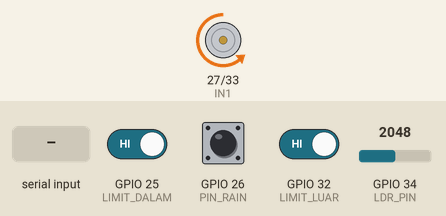
Recording of a sketch running on a simulated ESP32. On the bench: motor-driver pin pairs drawn as motors (green arrow = first pin HIGH = forward, orange = second pin HIGH = backward, longer = more drive, scaled by the enable pin). Inputs (shaded band) come from the test bench; at power-on: GPIO 32 (LIMIT_LUAR) HIGH, GPIO 25 (LIMIT_DALAM) HIGH, GPIO 26 (PIN_RAIN) HIGH, GPIO 34 (LDR_PIN) = 2048 (analog values on the 0–4095 scale). WiFi joins after 1.5 s; servers stay silent unless stated; what the sketch prints to the serial monitor is not drawn.

Above: at 3.5 s.
3.6 s: "B90\n" received over Serial
At 4.3 s:
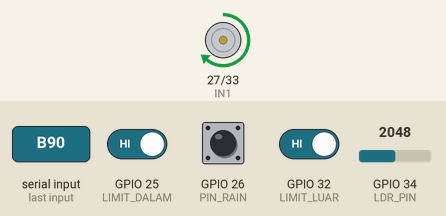
5.1 s: GPIO 32 (LIMIT_LUAR) driven LOW
At 6.7 s:
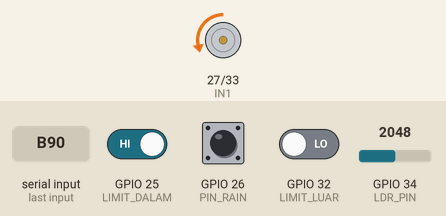
10.2 s: GPIO 25 (LIMIT_DALAM) driven LOW
At 10.5 s:
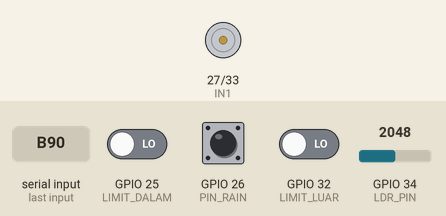
Timing chart, 0 to 13.2 s (numbered marks = the images above; inputs shaded):
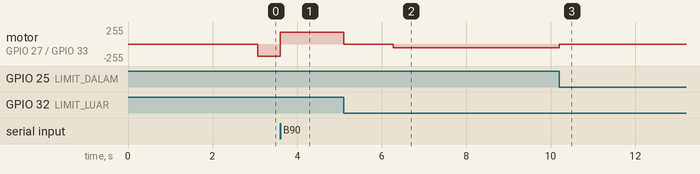

The sketch:

SmartCanopy_ESP32.ino
```cpp
/**
 * ============================================================
 *  SMART CANOPY - FIRMWARE FINAL (Bug Fixed)
 *  Fix: Firebase auth timing + Non-blocking motor control
 *  Tutup -> Limit Luar (32) | Buka -> Limit Dalam (25)
 * ============================================================
 */

#include <Arduino.h>
#include <WiFi.h>
#include <Firebase_ESP_Client.h>
#include "addons/TokenHelper.h"
#include "addons/RTDBHelper.h"

// ================== KONFIGURASI FIREBASE ==================
#define WIFI_SSID       "YOUR_WIFI_SSID"
#define WIFI_PASSWORD   "YOUR_WIFI_PASSWORD"
#define API_KEY         "YOUR_FIREBASE_API_KEY"
#define DATABASE_URL    "YOUR_FIREBASE_DATABASE_URL"
#define USER_EMAIL      "YOUR_FIREBASE_EMAIL"
#define USER_PASSWORD   "YOUR_FIREBASE_PASSWORD"

// ================== PIN DEFINISI ==================
#define IN1          27
#define IN2          33
#define ENA          14

#define LIMIT_DALAM  25   // Stop saat MEMBUKA (Posisi Terbuka)
#define LIMIT_LUAR   32   // Stop saat MENUTUP (Posisi Tertutup)
#define PIN_RAIN     26
#define LDR_PIN      34

// ================== VARIABEL GLOBAL ==================
int motorSpeed = 180;

unsigned long lastSensorCheck = 0;
unsigned long lastHeartbeat   = 0;
unsigned long motorStartTime  = 0;

FirebaseData fbdo;
FirebaseData streamMode, streamStatus;
FirebaseAuth auth;
FirebaseConfig config;

String currentStatus    = "OPEN";
String currentMode      = "AUTO";
String pendingCommand   = ""; // ✅ Fix: simpan perintah web agar tidak hilang
bool   motorRunning     = false;
bool   isFirebaseReady  = false;

// ─── MOTOR CONTROL (NON-BLOCKING) ────────────────────────────
void motorForward() {
  digitalWrite(IN1, HIGH); digitalWrite(IN2, LOW);
  analogWrite(ENA, motorSpeed);
  motorRunning  = true;
  motorStartTime = millis();
}

void motorBackward() {
  digitalWrite(IN1, LOW); digitalWrite(IN2, HIGH);
  analogWrite(ENA, motorSpeed);
  motorRunning  = true;
  motorStartTime = millis();
}

void motorStop() {
  digitalWrite(IN1, LOW); digitalWrite(IN2, LOW);
  analogWrite(ENA, 0);
  motorRunning = false;
}

// ─── FUNGSI MULAI GERAK (Non-Blocking, berhenti di loop) ─────
void mulaiTutup() {
  if (digitalRead(LIMIT_LUAR) == LOW) {
    Serial.println("■ Sudah TERTUTUP, skip.");
    return;
  }
  motorForward();
  currentStatus = "CLOSED";
  Serial.println("→ Menutup Canopy...");
}

void mulaiTutupBuka() {
  if (digitalRead(LIMIT_DALAM) == LOW) {
    Serial.println("■ Sudah TERBUKA, skip.");
    return;
  }
  motorBackward();
  currentStatus = "OPEN";
  Serial.println("→ Membuka Canopy...");
}

// ─── LOG RIWAYAT ─────────────────────────────────────────────
void kirimHistory(String trigger) {
  if (!isFirebaseReady) return;
  FirebaseJson json;
  json.set("trigger",       trigger);
  json.set("canopy/status", currentStatus);
  json.set("settings/mode", currentMode);
  json.set("timestamp/.sv", "timestamp");
  Firebase.RTDB.pushJSON(&fbdo, "/Data_Historis", &json);
}

// ================== SETUP ==================
void setup() {
  pinMode(IN1,         OUTPUT);
  pinMode(IN2,         OUTPUT);
  pinMode(ENA,         OUTPUT);
  pinMode(LIMIT_DALAM, INPUT_PULLUP);
  pinMode(LIMIT_LUAR,  INPUT_PULLUP);
  pinMode(PIN_RAIN,    INPUT_PULLUP);
  analogReadResolution(12);
  Serial.begin(115200);
  motorStop();

  // Koneksi WiFi
  WiFi.begin(WIFI_SSID, WIFI_PASSWORD);
  Serial.print("Connecting WiFi");
  while (WiFi.status() != WL_CONNECTED) { delay(500); Serial.print("."); }
  Serial.println("\nWiFi Connected! IP: " + WiFi.localIP().toString());

  // Konfigurasi Firebase
  config.api_key              = API_KEY;
  config.database_url         = DATABASE_URL;
  auth.user.email             = USER_EMAIL;
  auth.user.password          = USER_PASSWORD;
  config.token_status_callback = tokenStatusCallback; // ✅ Penting!

  Firebase.begin(&config, &auth);
  Firebase.reconnectWiFi(true);

  // ✅ FIX: Tunggu sampai Firebase benar-benar siap (max 10 detik)
  Serial.print("Menunggu Firebase");
  unsigned long fbWait = millis();
  while (!Firebase.ready() && millis() - fbWait < 10000) {
    delay(300); Serial.print(".");
  }

  if (Firebase.ready()) {
    isFirebaseReady = true;
    Firebase.RTDB.beginStream(&streamMode,   "/settings/mode");
    Firebase.RTDB.beginStream(&streamStatus, "/canopy/status");
    Serial.println("\nFirebase Siap!");
  } else {
    Serial.println("\nFirebase GAGAL! Cek API key/email/password.");
  }

  Serial.println("=== Smart Canopy System Siap ===");
  Serial.println("Hujan Basah → Tutup | Kering → Buka");
  Serial.println("=====================================");
  delay(500);
}

// ================== LOOP ==================
void loop() {

  // ─── 1. CEK LIMIT SWITCH & STOP MOTOR (Non-Blocking Safety) ─
  if (motorRunning) {
    if (currentStatus == "CLOSED" && digitalRead(LIMIT_LUAR) == LOW) {
      motorStop();
      Serial.println("■ Canopy TERTUTUP (Limit Luar)");
      if (isFirebaseReady) Firebase.RTDB.setString(&fbdo, "/canopy/status", "CLOSED");
      kirimHistory("Limit: Tertutup");
    }
    if (currentStatus == "OPEN" && digitalRead(LIMIT_DALAM) == LOW) {
      motorStop();
      Serial.println("■ Canopy TERBUKA (Limit Dalam)");
      if (isFirebaseReady) Firebase.RTDB.setString(&fbdo, "/canopy/status", "OPEN");
      kirimHistory("Limit: Terbuka");
    }
    // Safety Timeout: Motor berhenti otomatis setelah 10 detik
    if (millis() - motorStartTime > 10000) {
      motorStop();
      Serial.println("■ Motor TIMEOUT - Dihentikan paksa!");
    }
  }

  // ─── 2. CEK SENSOR tiap 800ms ────────────────────────────────
  if (millis() - lastSensorCheck >= 800) {
    lastSensorCheck = millis();

    bool hujan     = digitalRead(PIN_RAIN) == LOW;
    bool lsDalam   = digitalRead(LIMIT_DALAM) == LOW;
    bool lsLuar    = digitalRead(LIMIT_LUAR)  == LOW;
    int  ldrValue  = analogRead(LDR_PIN);
    int  intensitas = map(ldrValue, 0, 4095, 100, 0);

    // ─── Tampilkan Status di Serial Monitor ───────────────────
    Serial.println("────────────────────────────────────");
    Serial.print("Mode      : "); Serial.println(currentMode);
    Serial.print("Hujan     : ");
    Serial.println(hujan ? "BASAH (Tutup Canopy)" : "Kering (Buka Canopy)");
    Serial.print("Cahaya    : ");
    Serial.print(intensitas >= 80 ? "CERAH" : (intensitas >= 40 ? "MENDUNG" : "GELAP"));
    Serial.print(" ("); Serial.print(intensitas); Serial.print("%) | ADC: ");
    Serial.println(ldrValue);
    Serial.print("Limit Dalam(25): "); Serial.print(lsDalam ? "AKTIF" : "OFF");
    Serial.print(" | Limit Luar(32): "); Serial.println(lsLuar ? "AKTIF" : "OFF");

    // ─── Kirim Data Live ke Firebase ─────────────────────────
    if (isFirebaseReady && !motorRunning) {
      Firebase.RTDB.setBool(&fbdo, "/sensors/hujan/isRaining",  hujan);
      Firebase.RTDB.setInt(&fbdo,  "/sensors/hujan/intensitas", hujan ? 100 : 0);
      Firebase.RTDB.setInt(&fbdo,  "/sensors/cahaya/lux",        intensitas);
      Firebase.RTDB.setInt(&fbdo,  "/canopy/position",           lsLuar ? 0 : (lsDalam ? 100 : 50));
      // ✅ Fix: Jangan timpa /canopy/status saat MANUAL (web yang pegang)
      if (currentMode == "AUTO") {
        Firebase.RTDB.setString(&fbdo, "/canopy/status", currentStatus);
      }
    }

    // ─── Logika AUTO ─────────────────────────────────────────
    if (currentMode == "AUTO" && !motorRunning) {
      if (hujan && !lsLuar) {
        Serial.println("→ Hujan terdeteksi! Menutup Canopy...");
        mulaiTutup();
      } else if (!hujan && !lsDalam) {
        Serial.println("→ Cuaca cerah! Membuka Canopy...");
        mulaiTutupBuka();
      } else {
        Serial.println("→ Canopy sudah di posisi yang sesuai");
      }
    } else if (currentMode == "MANUAL") {
      Serial.println("→ Mode MANUAL - Menunggu perintah Web/Serial");
      // ✅ Fix: Eksekusi perintah yang sudah tersimpan
      if (pendingCommand != "" && !motorRunning) {
        if (pendingCommand == "OPEN"   && currentStatus != "OPEN")   { mulaiTutupBuka(); kirimHistory("Web Manual: OPEN"); }
        if (pendingCommand == "CLOSED" && currentStatus != "CLOSED") { mulaiTutup();     kirimHistory("Web Manual: CLOSED"); }
        pendingCommand = ""; // Reset setelah dieksekusi
      }
    }
  }

  // ─── 3. BACA STREAM DARI WEB ─────────────────────────────────
  if (isFirebaseReady) {
    // Cek perubahan Mode
    if (Firebase.RTDB.readStream(&streamMode) && streamMode.streamAvailable()) {
      String newMode = streamMode.stringData();
      if (newMode != currentMode) {
        currentMode = newMode;
        Serial.println("[WEB] Mode → " + currentMode);
        // ✅ Saat pindah ke MANUAL: hentikan motor & batalkan perintah AUTO
        if (currentMode == "MANUAL") {
          motorStop();
          pendingCommand = "";
          Serial.println("[MANUAL] Motor dihentikan. AUTO dinonaktifkan.");
        }
      }
    }
    // ✅ Fix: SELALU baca stream status, simpan ke pendingCommand
    // Tidak lagi di-gate oleh currentMode agar tidak hilang saat race condition
    if (Firebase.RTDB.readStream(&streamStatus) && streamStatus.streamAvailable()) {
      String webCmd = streamStatus.stringData();
      if (webCmd == "OPEN" || webCmd == "CLOSED") {
        pendingCommand = webCmd; // Simpan dulu, eksekusi di sensor loop
        Serial.println("[WEB] Perintah diterima: " + webCmd);
      }
    }
  }

  // ─── 4. HEARTBEAT ────────────────────────────────────────────
  if (isFirebaseReady && millis() - lastHeartbeat >= 10000) {
    lastHeartbeat = millis();
    Firebase.RTDB.setTimestamp(&fbdo, "/system/lastConnected");
  }

  // ─── 5. PERINTAH SERIAL MANUAL ───────────────────────────────
  if (Serial.available()) {
    char cmd = Serial.read();
    if      (cmd == 'M' || cmd == 'm') { mulaiTutupBuka(); kirimHistory("Serial: OPEN"); }
    else if (cmd == 'B' || cmd == 'b') { mulaiTutup();     kirimHistory("Serial: CLOSED"); }
    else if (cmd == 'S' || cmd == 's') { motorStop(); Serial.println("■ Motor STOP"); }
    else if (cmd >= '0' && cmd <= '9') {
      motorSpeed = (cmd - '0') * 25 + 55;
      if (motorSpeed > 255) motorSpeed = 255;
      Serial.print("Kecepatan diubah: "); Serial.println(motorSpeed);
    }
  }
}
```

Measured:
- after the input at 3.6 s, motor on GPIO 27 (IN1) / GPIO 33 (IN2): backward 180/255 → forward 180/255 at once
- after the input at 5.1 s, motor on GPIO 27 (IN1) / GPIO 33 (IN2): forward 180/255 → stopped at once, → backward 55/255 1.2 s later
- after the input at 10.2 s, motor on GPIO 27 (IN1) / GPIO 33 (IN2): backward 55/255 → stopped at once
